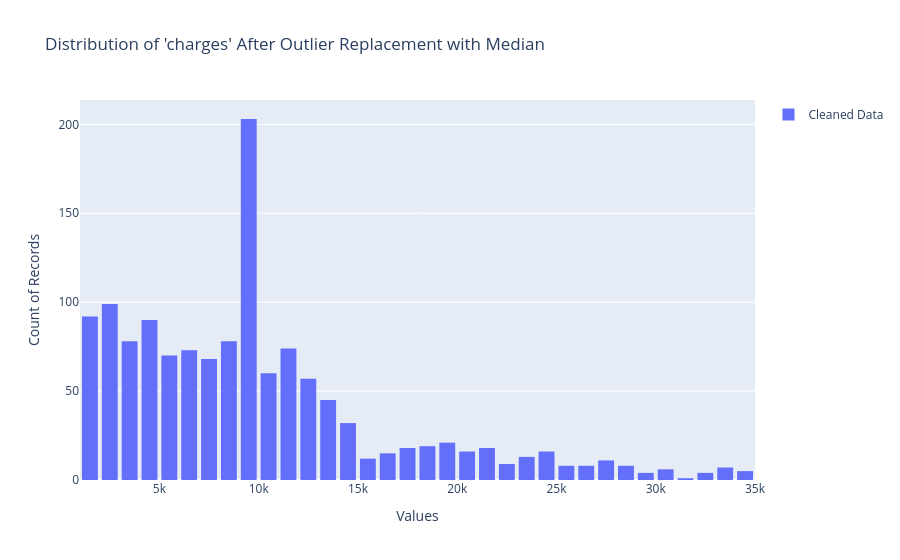

The code cell stored with this chart in its notebook:
### Code cell
fig = go.Figure()

fig.add_trace(go.Histogram(
    x=edited_data['charges'],
    name="Cleaned Data",
))

fig.update_layout(
    title="Distribution of 'charges' After Outlier Replacement with Median",
    xaxis_title="Values",
    yaxis_title="Count of Records",
    bargap=0.2,
    showlegend=True
)

fig.show()

### Figure 1 — Plotly figure (JSON) as saved in the notebook; plotly's stock layout.template omitted (floating-point values rounded to 4 significant figures; data arrays with more than 128 entries replaced by an {"elided": "..."} marker saying what was removed)
{"data": [{"name": "Cleaned Data", "type": "histogram", "x": {"elided": "1338 float values"}}], "layout": {"autosize": true, "bargap": 0.2, "showlegend": true, "title": {"text": "Distribution of 'charges' After Outlier Replacement with Median"}, "xaxis": {"autorange": true, "range": [1000, 35000], "title": {"text": "Values"}, "type": "linear"}, "yaxis": {"autorange": true, "range": [0, 213.7], "title": {"text": "Count of Records"}}}}
